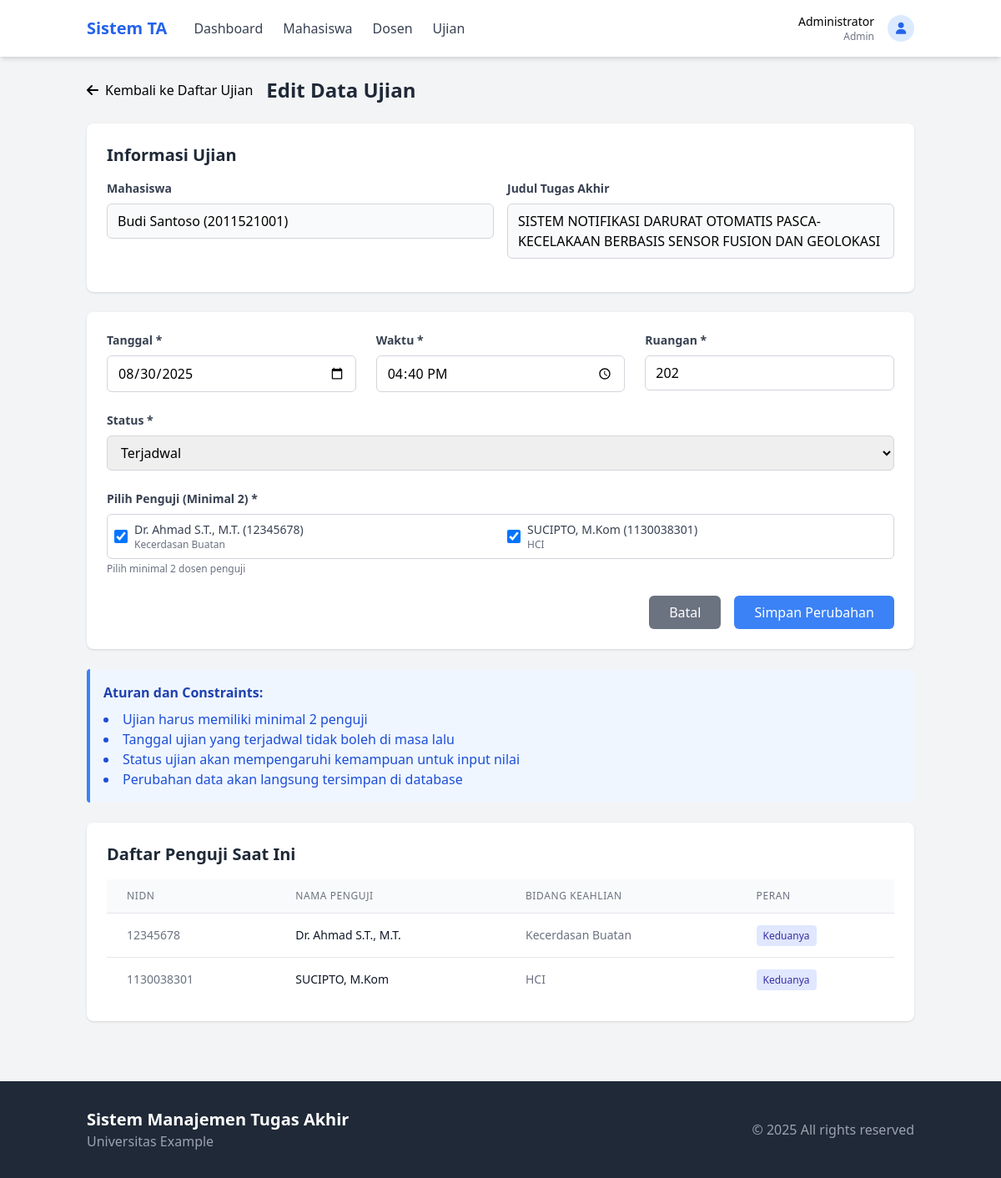
Screenshot of /modules/admin/edit_ujian.php?id=1 (signed in) with the database file from the repository.
### tables this page shows
CREATE TABLE IF NOT EXISTS `ujian` (
  `id` int NOT NULL AUTO_INCREMENT,
  `tugas_akhir_id` int DEFAULT NULL,
  `tanggal` date NOT NULL,
  `waktu` time NOT NULL,
  `ruangan` varchar(50) NOT NULL,
  `status` enum('Terjadwal','Selesai','Dibatalkan') DEFAULT 'Terjadwal',
  `created_at` timestamp NULL DEFAULT CURRENT_TIMESTAMP,
  PRIMARY KEY (`id`),
  KEY `tugas_akhir_id` (`tugas_akhir_id`),
  CONSTRAINT `ujian_ibfk_1` FOREIGN KEY (`tugas_akhir_id`) REFERENCES `tugas_akhir` (`id`) ON DELETE CASCADE
);

CREATE TABLE IF NOT EXISTS `users` (
  `id` int NOT NULL AUTO_INCREMENT,
  `username` varchar(50) NOT NULL,
  `password` varchar(255) NOT NULL,
  `role` enum('admin','dosen','mahasiswa') NOT NULL,
  `nama` varchar(100) NOT NULL,
  `email` varchar(100) NOT NULL,
  `created_at` timestamp NULL DEFAULT CURRENT_TIMESTAMP,
  PRIMARY KEY (`id`),
  UNIQUE KEY `username` (`username`)
);

CREATE TABLE IF NOT EXISTS `mahasiswa` (
  `id` int NOT NULL AUTO_INCREMENT,
  `user_id` int DEFAULT NULL,
  `nim` varchar(10) NOT NULL,
  `prodi` varchar(50) NOT NULL,
  `status` enum('Aktif','Cuti','Lulus') DEFAULT 'Aktif',
  PRIMARY KEY (`id`),
  UNIQUE KEY `nim` (`nim`),
  KEY `user_id` (`user_id`),
  CONSTRAINT `mahasiswa_ibfk_1` FOREIGN KEY (`user_id`) REFERENCES `users` (`id`) ON DELETE CASCADE
);

CREATE TABLE IF NOT EXISTS `tugas_akhir` (
  `id` int NOT NULL AUTO_INCREMENT,
  `mahasiswa_id` int DEFAULT NULL,
  `dosen_id` int DEFAULT NULL,
  `judul` varchar(255) NOT NULL,
  `deskripsi` text,
  `proposal_path` varchar(255) DEFAULT NULL,
  `status` enum('Diajukan','Review','Disetujui','Ditolak','Selesai') DEFAULT 'Diajukan',
  `tanggal_pengajuan` timestamp NULL DEFAULT CURRENT_TIMESTAMP,
  `catatan_dosen` text,
  PRIMARY KEY (`id`),
  KEY `mahasiswa_id` (`mahasiswa_id`),
  KEY `dosen_id` (`dosen_id`),
  CONSTRAINT `tugas_akhir_ibfk_1` FOREIGN KEY (`mahasiswa_id`) REFERENCES `mahasiswa` (`id`) ON DELETE CASCADE,
  CONSTRAINT `tugas_akhir_ibfk_2` FOREIGN KEY (`dosen_id`) REFERENCES `dosen` (`id`) ON DELETE SET NULL
);

CREATE TABLE IF NOT EXISTS `dosen` (
  `id` int NOT NULL AUTO_INCREMENT,
  `user_id` int DEFAULT NULL,
  `nidn` varchar(20) NOT NULL,
  `bidang_keahlian` varchar(100) NOT NULL,
  `peran` enum('Pembimbing','Penguji','Keduanya') NOT NULL,
  PRIMARY KEY (`id`),
  UNIQUE KEY `nidn` (`nidn`),
  KEY `user_id` (`user_id`),
  CONSTRAINT `dosen_ibfk_1` FOREIGN KEY (`user_id`) REFERENCES `users` (`id`) ON DELETE CASCADE
);

### includes/functions.php (called while the page is built, shortened)
<?php
function getAllDosen() {
    global $pdo;
    $stmt = $pdo->query("
        SELECT d.*, u.nama, u.email
        FROM dosen d
        JOIN users u ON d.user_id = u.id
        ORDER BY u.nama
    ");
    return $stmt->fetchAll(PDO::FETCH_ASSOC);
}
?>

### modules/admin/edit_ujian.php (the view, shortened to what this page needs)
<?php
require_once '../../includes/config.php';
require_once '../../includes/functions.php';
$ujian_id = $_GET['id'];
$stmt = $pdo->prepare("
    SELECT u.*, ta.judul, ta.mahasiswa_id, m.nim, u2.nama as mahasiswa_nama
    FROM ujian u
    JOIN tugas_akhir ta ON u.tugas_akhir_id = ta.id
    JOIN mahasiswa m ON ta.mahasiswa_id = m.id
    JOIN users u2 ON m.user_id = u2.id
    WHERE u.id = ?
");
$stmt->execute([$ujian_id]);
$ujian = $stmt->fetch(PDO::FETCH_ASSOC);
$stmt = $pdo->prepare("
    SELECT p.dosen_id
    FROM penguji p
    WHERE p.ujian_id = ?
");
$stmt->execute([$ujian_id]);
$current_penguji = $stmt->fetchAll(PDO::FETCH_COLUMN);
$dosen = getAllDosen();
?>
<!DOCTYPE html>
<html lang="id">
<head>
    <script src="https://cdn.tailwindcss.com"></script>
    <link rel="stylesheet" href="https://cdnjs.cloudflare.com/ajax/libs/font-awesome/6.0.0/css/all.min.css">
</head>
<body class="bg-gray-100">
    <?php include '../../includes/header.php'; ?>
    <div class="container mx-auto px-4 py-6">
        <div class="flex items-center mb-6">
            <a href="modules/admin/ujian.php" class="极-blue-500 hover:text-blue-700 flex items-center">
                <i class="fas fa-arrow-left mr-2"></i> Kembali ke Daftar Ujian
            </a>
            <h1 class="text-2xl font-bold text-gray-800 ml-4">Edit Data Ujian</h1>
        </div>
        <div class="bg-white rounded-lg shadow p-6 mb-6">
            <h2 class="text-xl font-bold text-gray-800 mb-4">Informasi Ujian</h2>
            <div class="grid grid-cols-1 md:grid-cols-2 gap-4 mb-4">
                <div>
                    <label class="block text-gray-700 text-sm font-bold mb-2">Mahasiswa</label>
                    <p class="px-3 py-2 border border-gray-300 rounded-md bg-gray-50">
                        <?php echo htmlspecialchars($ujian['mahasiswa_nama']); ?> (<?php echo htmlspecialchars($ujian['nim']); ?>)
                    </p>
                </div>
                <div>
                    <label class="block text-gray-700 text-sm font-bold mb-2">Judul Tugas Akhir</label>
                    <p class="px-3 py-2 border border-gray-300 rounded-md bg-gray-50">
                        <?php echo htmlspecialchars($ujian['judul']); ?>
                    </p>
                </div>
            </div>
        </div>
        <div class="bg-white rounded-lg shadow p-6 mb-6">
            <form method="POST" action="">
                <div class="grid grid-cols-1 md:grid-cols-3 gap-6 mb-6">
                    <div>
                        <label class="block text-gray-700 text-sm font-bold mb-2" for="tanggal">Tanggal *</label>
                        <input type="date" id="tanggal" name="tanggal" value="<?php echo htmlspecialchars($ujian['tanggal']); ?>" required class="w-full px-3 py-2 border border-gray-300 rounded-md focus:outline-none focus:ring-2 focus:ring-blue-500">
                    </div>
                    <div>
                        <label class="block text-gray-700 text-sm font-bold mb-2" for="waktu">Waktu *</label>
                        <input type="time" id="waktu" name="waktu" value="<?php echo htmlspecialchars(date('H:i', strtotime($ujian['waktu']))); ?>" required class="w-full px-3 py-2 border border-gray-300 rounded-md focus:outline-none focus:ring-2 focus:ring-blue-500">
                    </div>
                    <div>
                        <label class="block text-gray-700 text-sm font-bold mb-2" for="ruangan">Ruangan *</label>
                        <input type="text" id="极angan" name="ruangan" value="<?php echo htmlspecialchars($ujian['ruangan']); ?>" required class="w-full px-3 py-2 border border-gray-300 rounded-md focus:out极-none focus:ring-2 focus:ring-blue-500">
                    </div>
                </div>
                <div class="mb-6">
                    <label class="block text-gray-700 text-sm font-bold mb-2" for="status">Status *</label>
                    <select id="status" name="status" required class="w-full px-3 py-2 border border-gray-300 rounded-md focus:outline-none focus:ring-2 focus:ring-blue-500">
                        <option value="Terjadwal" <?php echo $ujian['status'] === 'Terjadwal' ? 'selected' : ''; ?>>Terjadwal</option>
                    </select>
                </div>
                <div class="mb-6">
                    <label class="block text-gray-700 text-sm font-bold mb-2">Pilih Penguji (Minimal 2) *</label>
                    <div class="grid grid-cols-1 md:grid-cols-2 gap-4 mt-2 max-h-60 overflow-y-auto p-2 border border-gray-300 rounded-md">
                        <?php foreach ($dosen as $d): ?>
                            <div class="flex items-center">
                                <input type="checkbox" id="penguji_<?php echo $d['id']; ?>" name="penguji[]" value="<?php echo $d['id']; ?>"
                                    <?php echo in_array($d['id'], $current_penguji) ? 'checked' : ''; ?>
                                    class="mr-2 h-4 w-4 text-blue-600 focus:ring-blue-500 border-gray-300 rounded">
                                <label for="penguji_<?php echo $d['id']; ?>" class="text-sm text-gray-700">
                                    <?php echo htmlspecialchars($d['nama']); ?> (<?php echo htmlspecialchars($d['nidn']); ?>)
                                    <span class="block text-xs text-gray-500"><?php echo htmlspecialchars($d['bidang_keahlian']); ?></span>
                                </label>
                            </div>
                        <?php endforeach; ?>
                    </div>
                    <p class="text-gray-500 text-xs mt-1">Pilih minimal 2 dosen penguji</p>
                </div>
                <div class="flex justify-end space-x-4">
                    <a href="ujian.php" class="bg-gray-500 text-white px-6 py-2 rounded-md hover:bg-gray-600 transition">
                        Batal
                    </a>
                    <button type="submit" name="update_ujian" class="bg-blue-500 text-white px-6 py-2 rounded-md hover:bg-blue-600 transition">
                        Simpan Perubahan
                    </button>
                </div>
            </form>
        </div>
        <div class="bg-blue-50 border-l-4 border-blue-500 p-4 rounded mb-6">
            <h3 class="font-bold text-blue-800 mb-2">Aturan dan Constraints:</h3>
            <ul class="list-disc list-inside text-blue-700">
                <li>Ujian harus memiliki minimal 2 penguji</li>
                <li>Tanggal ujian yang terjadwal tidak boleh di masa lalu</li>
                <li>Status ujian akan mempengaruhi kemampuan untuk input nilai</li>
                <li>Perubahan data akan langsung tersimpan di database</li>
            </ul>
        </div>
        <div class="bg-white rounded-lg shadow p-6">
            <h2 class="text-xl font-bold text-gray-800 mb-4">Daftar Penguji Saat Ini</h2>
            <?php if (!empty($current_penguji)): ?>
                <div class="overflow-x-auto">
                    <table class="min-w-full divide-y divide-gray-200">
                        <thead class="bg-gray-50">
                            <tr>
                                <th class="px-6 py-3 text-left text-xs font-medium text-gray-500 uppercase tracking-wider">NIDN</th>
                                <th class="px-6 py-3 text-left text-xs font-medium text-gray-500 uppercase tracking-wider">Nama Penguji</th>
                                <th class="px-6 py-3 text-left text-xs font-medium text-gray-500 uppercase tracking-wider">Bidang Keahlian</th>
                                <th class="px-6 py-3 text-left text-xs font-medium text-gray-500 uppercase tracking-wider">Peran</th>
                            </tr>
                        </thead>
                        <tbody class="bg-white divide-y divide-gray-200">
                            <?php
                            $stmt = $pdo->prepare("
                                SELECT d.*, u.nama as dosen_nama
                                FROM dosen d
                                JOIN users u ON d.user_id = u.id
                                WHERE d.id IN (" . implode(',', array_fill(0, count($current_penguji), '?')) . ")
                            ");
                            $stmt->execute($current_penguji);
                            $penguji_data = $stmt->fetchAll(PDO::FETCH_ASSOC);
                            foreach ($penguji_data as $p):
                            ?>
                                <tr>
                                    <td class="px-6 py-4 whitespace-nowrap text-sm text-gray-500"><?php echo htmlspecialchars($p['nidn']); ?></td>
                                    <td class="px-6 py-4 whitespace-nowrap text-sm font-medium text-gray-900"><?php echo htmlspecialchars($p['dosen_nama']); ?></td>
                                    <td class="px-6 py-4 whitespace-nowrap text-sm text-gray-500"><?php echo htmlspecialchars($p['bidang_keahlian']); ?></td>
                                    <td class="px-6 py-4 whitespace-nowrap text-sm text-gray-500">
                                        <?php
                                        if ($p['peran'] === 'Pembimbing') {
                                            echo '<span class="px-2 py-1 bg-blue-100 text-blue-800 text-xs font-medium rounded">Pembimbing</span>';
                                        } elseif ($p['peran'] === 'Penguji') {
                                            echo '<span class="px-2 py-1 bg-purple-100 text-purple-800 text-xs font-medium rounded">Penguji</span>';
                                        } else {
                                            echo '<span class="px-2 py-1 bg-indigo-100 text-indigo-800 text-xs font-medium rounded">Keduanya</span>';
                                        }
                                        ?>
                                    </td>
                                </tr>
                            <?php endforeach; ?>
                        </tbody>
                    </table>
                </div>
            <?php endif; ?>
        </div>
    </div>
    <?php include '../../includes/footer.php'; ?>
</body>
</html>

### rows the page displays
ujian: users.nama "Budi Santoso", mahasiswa.nim "2011521001", tugas_akhir.judul "SISTEM NOTIFIKASI DARURAT OTOMATIS PASCA-KECELAKAAN BERBASIS SENSOR FUSION DAN GEOLOKASI", tanggal "08/30/2025", waktu "16:40", ruangan "202", status "Terjadwal"
dosen: id "☑", user.nama "Dr. Ahmad S.T., M.T.", nidn "12345678", bidang_keahlian "Kecerdasan Buatan", peran "Keduanya"
dosen: id "☑", user.nama "SUCIPTO, M.Kom", nidn "1130038301", bidang_keahlian "HCI", peran "Keduanya"

### other values shown
$_SESSION['user_name'] "Administrator"
$_SESSION['user_role'] "Admin"
